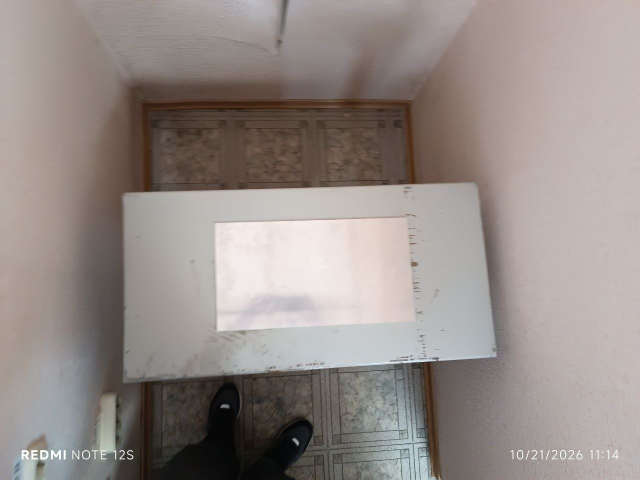
#> input picture assets/images/metal_sheet_test_image.jpg, 1280 x 960 px (shown at 1/2 size)
$ python -i preprocess.py   (imports and definitions only)
#> lines starting #> are read from the running program, lines starting #| are printed output that depends on the picture
#> further down, picture is the input picture: shape (960, 1280, 3); mean B, G, R 136.5, 140.5, 149.6
# Copyright (c), The Rusoil Software Development Team. All rights reserved.
#
# Licensed under the Apache License, Version 2.0 (the "License");
# you may not use this file except in compliance with the License.
# You may obtain a copy of the License at
#
#      http://www.apache.org/licenses/LICENSE-2.0
#
# Unless required by applicable law or agreed to in writing, software
# distributed under the License is distributed on an "AS IS" BASIS,
# WITHOUT WARRANTIES OR CONDITIONS OF ANY KIND, either express or implied.
# See the License for the specific language governing permissions and
# limitations under the License.
#
# author : Konstantin Ustiuzhanin
# date   : 2026-Oct-17
# ==============================================================================
"""Turn compressed camera frames into the tensor the ONNX graph expects.

The exported graph's contract, read from the artifact rather than assumed (see
`scripts/inspect_model.py`):

    pixel_values   (batch, 3, 960, 960)  float32
    input_ids      (batch, 16)           int64
    attention_mask (batch, 16)           int64

so this module owns image decoding, resizing and normalisation. It is
deliberately dependency-light - NumPy and OpenCV only - so it can run in the
Celery worker without `transformers`, `torch` or a HuggingFace processor. That is
not a corner cut: the reference `Owlv2ImageProcessor` is a resize plus a
mean/std normalisation, and running the full processor per frame would add
hundreds of milliseconds of pure NumPy-identical work at 60 FPS.

Normalisation uses CLIP statistics (OWLv2's vision tower is CLIP-initialised):
``(pixel / 255 - mean) / std`` with the mean/std below. These constants are
asserted against the reference processor by
`tests/vision/test_preprocess.py::test_matches_reference_processor` whenever
`transformers` is importable, so the assumption is checked in CI rather than
trusted.
"""

from __future__ import annotations

from dataclasses import dataclass
from typing import Literal, Sequence

import cv2
import numpy as np

__all__ = [
    "CLIP_MEAN",
    "CLIP_STD",
    "MODEL_INPUT_SIZE",
    "PreprocessConfig",
    "decode_image",
    "to_model_input",
]

#: Spatial size the ONNX graph was exported with. Changing this requires
#: re-exporting the model; it is read back from the artifact by
#: `scripts/inspect_model.py` and asserted by the pipeline's startup check.
MODEL_INPUT_SIZE: int = 960

#: CLIP image normalisation statistics, matching `Owlv2ImageProcessor.image_mean`
#: and `.image_std`. RGB order.
CLIP_MEAN: tuple[float, float, float] = (0.48145466, 0.4578275, 0.40821073)
CLIP_STD: tuple[float, float, float] = (0.26862954, 0.26130258, 0.27577711)

ResizeMode = Literal["stretch", "letterbox"]


@dataclass(frozen=True, slots=True)
class PreprocessConfig:
    """How a captured frame becomes a model input.

    ``resize_mode``:
        * ``"stretch"`` - resize directly to ``height x width``, ignoring aspect
          ratio. This is what the reference OWLv2 processor does, so normalised
          box coordinates map linearly back to the frame, which is why it is the
          default and why :class:`~src.vision.detections.Detection` can stay
          resolution independent.
        * ``"letterbox"`` - preserve aspect ratio and pad. Available because a
          wide workcell seen off-axis may warrant it, but it changes the mapping
          back to frame coordinates, so :meth:`to_model_input` also reports the
          scale/offset via :class:`LetterboxMapping` and callers must apply it.
          Not used by the default pipeline.
    """

    width: int = MODEL_INPUT_SIZE
    height: int = MODEL_INPUT_SIZE
    mean: tuple[float, float, float] = CLIP_MEAN
    std: tuple[float, float, float] = CLIP_STD
    resize_mode: ResizeMode = "stretch"
    #: Interpolation used on resize. OWLv2's processor uses bicubic.
    interpolation: int = cv2.INTER_CUBIC

    def __post_init__(self) -> None:
        if self.width <= 0 or self.height <= 0:
            raise ValueError(
                f"invalid model input size {self.width}x{self.height}"
            )
        if self.resize_mode not in ("stretch", "letterbox"):
            raise ValueError(f"unsupported resize_mode {self.resize_mode!r}")
        if any(s == 0 for s in self.std):
            raise ValueError("standard deviation must be non-zero")


@dataclass(frozen=True, slots=True)
class LetterboxMapping:
    """How a letterboxed input maps back onto the source frame.

    Only produced for ``resize_mode="letterbox"``. ``scale`` is the uniform
    resize factor and ``pad_x``/``pad_y`` the padding in model-input pixels, so a
    box in model space converts back with ``(x - pad_x) / scale / src_width``.
    """

    scale: float
    pad_x: int
    pad_y: int
    src_width: int
    src_height: int


# [17 lines left out: function decode_image, not called in this run]


def _stretch(image_bgr: np.ndarray, config: PreprocessConfig) -> np.ndarray:
    if image_bgr.shape[1] == config.width and image_bgr.shape[0] == config.height:
        return image_bgr
    return cv2.resize(
        image_bgr,
        (config.width, config.height),
        interpolation=config.interpolation,
    )
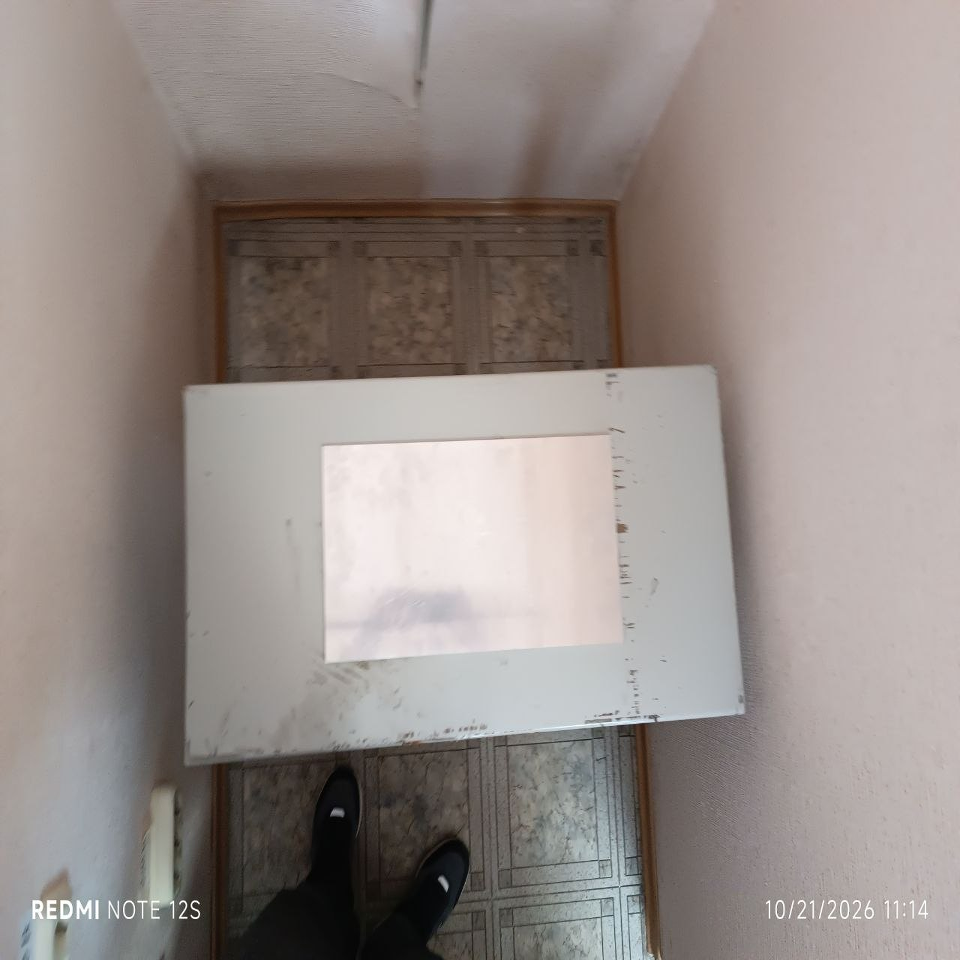
#> returned value: shape (960, 960, 3); mean of channels 0, 1, 2 136.5, 140.5, 149.6; drawn as B, G, R


# [13 lines left out: function _letterbox, not called in this run]


def to_model_input(
    image_bgr: np.ndarray,
    config: PreprocessConfig | None = None,
) -> np.ndarray:
    """Convert a BGR frame into a ``(1, 3, H, W)`` float32 model input.

    The returned array is C-contiguous and float32 because the graph declares
    ``tensor(float)``; passing float64 or a non-contiguous view makes ONNX
    Runtime copy the whole 11 MB tensor internally on every call, which at 60 FPS
    is a measurable, avoidable cost.

    Args:
        image_bgr: frame as produced by OpenCV (BGR, ``uint8``).
        config: preprocessing settings; defaults to the exported model's contract.

    Returns:
        ``(1, 3, height, width)`` float32, RGB, CLIP-normalised.
    """
    config = config or PreprocessConfig()
    if image_bgr.ndim != 3 or image_bgr.shape[2] != 3:
        raise ValueError(
            f"expected a 3-channel HxWx3 BGR frame, got shape {image_bgr.shape}"
        )

    if config.resize_mode == "letterbox":
        resized, _ = _letterbox(image_bgr, config)
    else:
        resized = _stretch(image_bgr, config)

    # BGR -> RGB before normalisation: the CLIP means are per-channel in RGB
    # order, so skipping this silently swaps the red and blue channels and
    # degrades detection quality without ever raising an error.
    rgb = cv2.cvtColor(resized, cv2.COLOR_BGR2RGB)

    mean = np.asarray(config.mean, dtype=np.float32)
    std = np.asarray(config.std, dtype=np.float32)

    # float32 throughout, and normalise in place: at 960x960x3 an avoidable
    # float64 upcast turns ~11 MB into ~22 MB of temporary per frame.
    array = rgb.astype(np.float32)
    array /= 255.0
    array -= mean
    array /= std

    # HWC -> CHW and add the batch dimension the graph expects.
    chw = np.transpose(array, (2, 0, 1))
    return np.ascontiguousarray(chw[np.newaxis, ...])


# [17 lines left out: function letterbox_mapping, not called in this run]

>>> import cv2
>>> picture = cv2.imread('../../assets/images/metal_sheet_test_image.jpg')
>>> result = to_model_input(picture)

$ run again, on assets/images/roboflow_test_detect_human_robot.webp
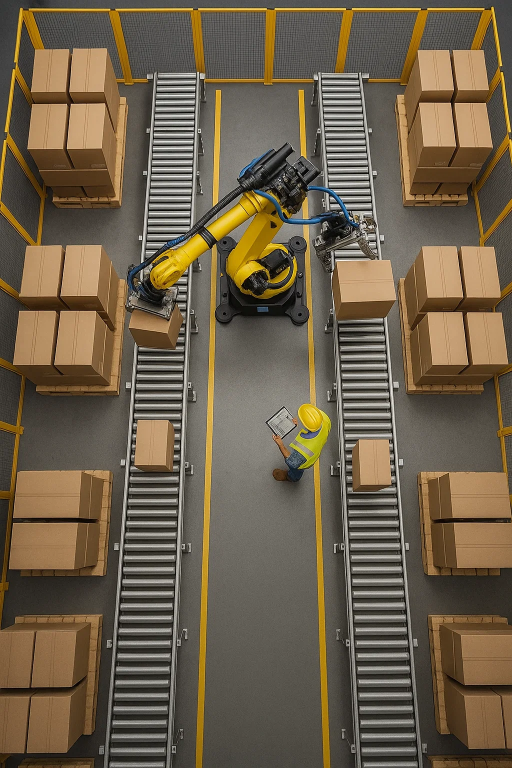
#> input picture assets/images/roboflow_test_detect_human_robot.webp, 1024 x 1536 px (shown at 1/2 size)
#> picture is the input picture: shape (1536, 1024, 3); mean B, G, R 74.3, 95.6, 109.8
#> in _stretch, `return cv2.resize( image_bgr, (config.width, config.height), interpola..`:
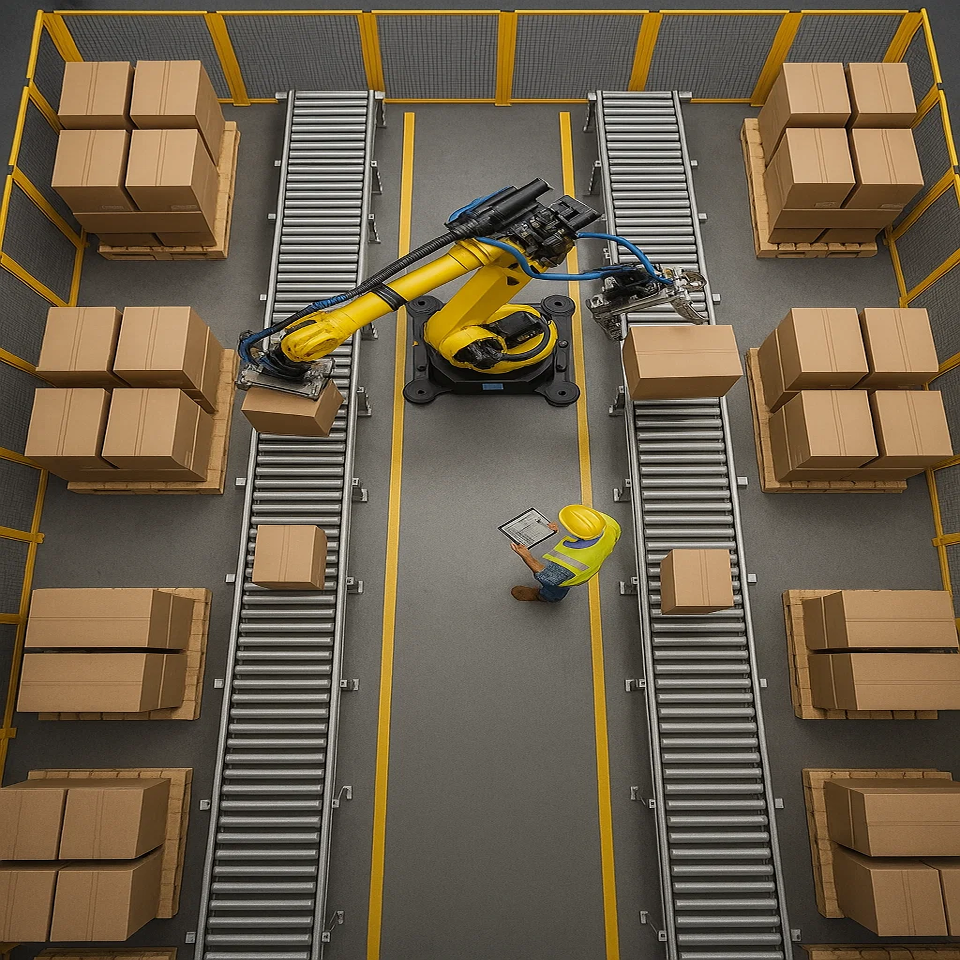
#> returned value: shape (960, 960, 3); mean of channels 0, 1, 2 74.3, 95.6, 109.8; drawn as B, G, R
